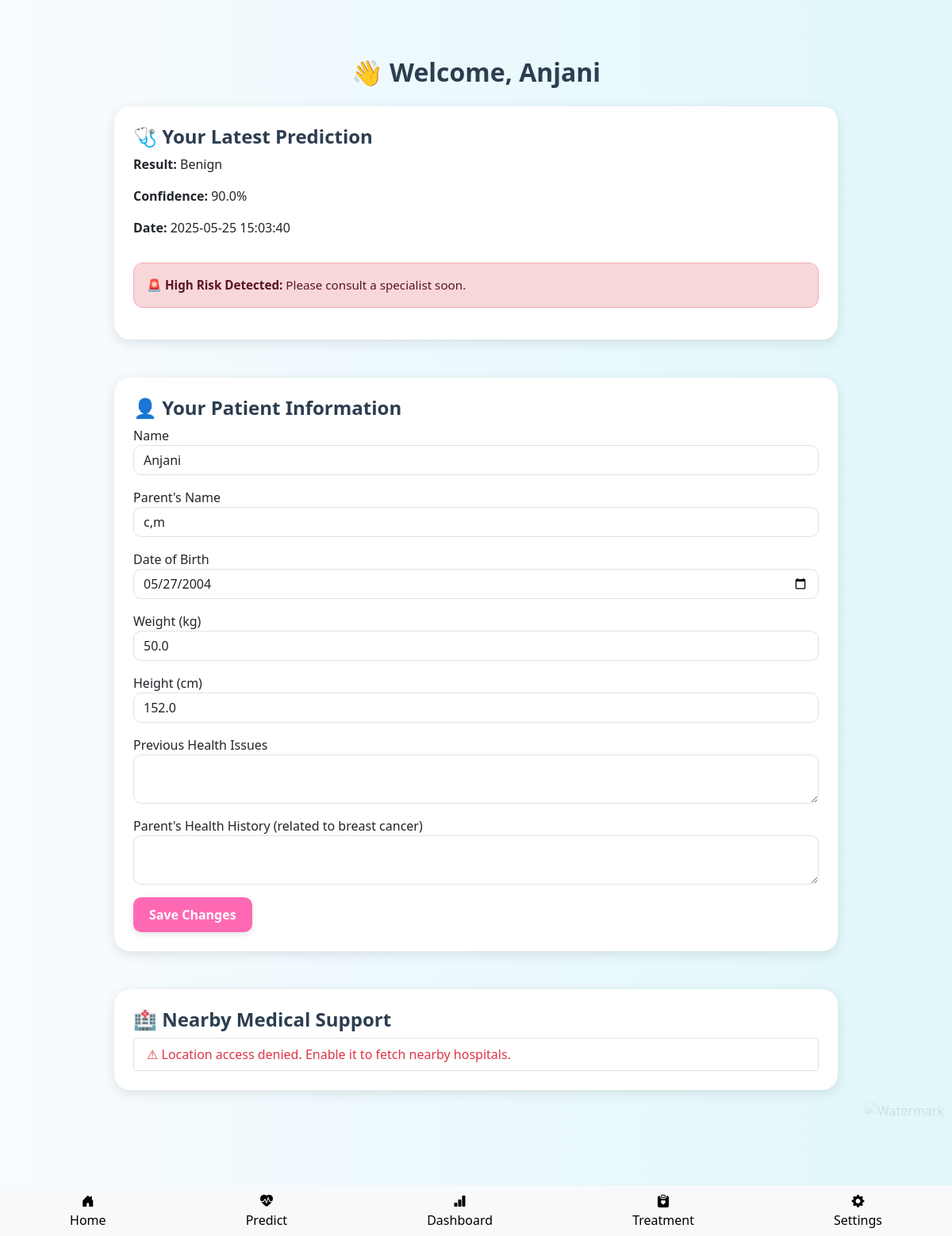
Page /edit-info (signed in) on the committed database.
### tables this page shows
CREATE TABLE patient_info (
            user_id INTEGER PRIMARY KEY,
            name TEXT,
            parent_name TEXT,
            dob TEXT,
            weight REAL,
            height REAL,
            previous_health_issues TEXT,
            parent_health_issues TEXT
            );

CREATE TABLE predictions (
                id INTEGER PRIMARY KEY AUTOINCREMENT,
                user_id INTEGER,
                features TEXT,
                prediction TEXT,
                confidence REAL,
                timestamp DATETIME DEFAULT CURRENT_TIMESTAMP, created_at TIMESTAMP,
                FOREIGN KEY(user_id) REFERENCES users(id)
            );

### app.py (the view)
@app.route('/edit-info')
@login_required
def edit_info():
    db = get_db()
    user_id = current_user.id
    patient = db.execute("SELECT * FROM patient_info WHERE user_id = ?", (user_id,)).fetchone()
    max_date = date.today().isoformat()
    last_prediction = db.execute(
        "SELECT * FROM predictions WHERE user_id = ? ORDER BY timestamp DESC LIMIT 1",
        (user_id,)
    ).fetchone()
    health_status = None
    if last_prediction:
        health_status = 'High' if float(last_prediction['confidence']) >= 70 else 'Low'
    return render_template(
        'home.html',
        patient=patient,
        edit_data=patient,
        max_date=max_date,
        user_data=current_user,
        last_prediction=last_prediction,
        health_status=health_status
    )

### app.py (called while the page is built)
def get_db():
    db_path = os.path.join(os.path.dirname(__file__), 'database.db')
    db = sqlite3.connect(db_path)
    db.row_factory = sqlite3.Row
    return db

@login_manager.user_loader
def load_user(user_id):
    db = get_db()
    user_data = db.execute("SELECT * FROM users WHERE id = ?", (user_id,)).fetchone()
    if user_data:
        return User(id=user_data['id'], username=user_data['username'], email=user_data['email'])
    return None

@app.before_request
def load_logged_in_user():
    if not current_user.is_authenticated:
        g.current_user = type('AnonymousUser', (), {'is_authenticated': False})()
    else:
        user_id = current_user.id
        db = get_db()
        user = db.execute("SELECT * FROM users WHERE id = ?", (user_id,)).fetchone()
        g.current_user = type('User', (), {
            'id': user['id'],
            'username': user['username'],
            'email': user['email'],
            'is_authenticated': True
        })()
        session['darkmode'] = user['darkmode']
        session['notifications'] = user['notifications']

@app.context_processor
def inject_user():
    return dict(current_user=g.current_user)

### templates/home.html (shortened to what this page needs)
{% extends "base.html" %}
{% block content %}
<div class="container mt-5">
    <h2 class="mb-4 text-center">👋 Welcome, {{ patient.name if patient else user_data.name }}</h2>
    {% if last_prediction %}
<div class="card mt-4 p-4">
    <h4>🩺 Your Latest Prediction</h4>
    <p><strong>Result:</strong> {{ last_prediction.prediction }}</p>
    <p><strong>Confidence:</strong> {{ last_prediction.confidence }}%</p>
    <p><strong>Date:</strong> {{ last_prediction.timestamp }}</p>
    {% if health_status == 'High' %}
        <div class="alert alert-danger mt-3">
            🚨 <strong>High Risk Detected:</strong> Please consult a specialist soon.
        </div>
    {% else %}
        <div class="alert alert-success mt-3">
            ✅ <strong>Low Risk:</strong> Great job! Keep up with regular checkups.
        </div>
    {% endif %}
</div>
{% endif %}
    <div class="card mt-5 p-4">
        <h4>👤 Your Patient Information</h4>
        {% if edit_data %}
            <form method="POST" action="{{ url_for('submit_info') }}">
                <div class="mb-3">
                    <label>Name</label>
                    <input type="text" name="name" class="form-control" value="{{ edit_data.name }}" required>
                </div>
                <div class="mb-3">
                    <label>Parent's Name</label>
                    <input type="text" name="parent_name" class="form-control" value="{{ edit_data.parent_name }}" required>
                </div>
                <div class="mb-3">
                    <label>Date of Birth</label>
                    <input type="date" name="dob" class="form-control" value="{{ edit_data.dob }}" required max="{{ max_date }}">
                </div>
                <div class="mb-3">
                    <label>Weight (kg)</label>
                    <input type="number" name="weight" class="form-control" step="0.1" value="{{ edit_data.weight }}" required>
                </div>
                <div class="mb-3">
                    <label>Height (cm)</label>
                    <input type="number" name="height" class="form-control" step="0.1" value="{{ edit_data.height }}" required>
                </div>
                <div class="mb-3">
                    <label>Previous Health Issues</label>
                    <textarea name="previous_health_issues" class="form-control">{{ edit_data.previous_health_issues }}</textarea>
                </div>
                <div class="mb-3">
                    <label>Parent's Health History (related to breast cancer)</label>
                    <textarea name="parent_health_issues" class="form-control">{{ edit_data.parent_health_issues }}</textarea>
                </div>
                <button type="submit" class="btn btn-pink">Save Changes</button>
            </form>
        {% endif %}
    </div>
    <div class="card mt-5 p-4">
        <h4>🏥 Nearby Medical Support</h4>
        <ul id="hospital-list" class="list-group">
        </ul>
    </div>
</div>
{% endblock %}

### templates/base.html (style rules this page uses)
.light-mode { background-color: #e3f2fd; color: #212529; }
.card { background-color: #ffffff; border-color: #ddd; color: #212529; }
.card h2, .card-title, .card p, .dark-mode .card h2, .dark-mode .card-title, .dark-mode .card p { color: inherit; }
.btn-pink { background-color: #e91e63; color: white; }

### templates/home.html (style rules this page uses)
body { background: linear-gradient(to right, #f8fbff, #e0f7fa); font-family: 'Segoe UI', Tahoma, Geneva, Verdana, sans-serif; }
.container { max-width: 960px; margin: auto; padding-bottom: 60px; }
.card { border-radius: 20px; border: none; background: white; transition: all 0.3s ease; box-shadow: 0 4px 15px rgba(0,0,0,0.1); }
.btn-pink { background-color: #ff69b4; color: white; border: none; font-weight: 600; padding: 10px 20px; border-radius: 10px; box-shadow: 0 3px 8px rgba(0, 0, 0, 0.1); }
h2, h4 { color: #2c3e50; font-weight: 700; }
.alert { border-radius: 12px; font-size: 0.95rem; }
.form-control { border-radius: 10px; }

### rows in the picture
patient_info: name "Anjani", parent_name "c,m", dob "05/27/2004", weight "50.0", height "152.0"
predictions: prediction "Benign", confidence "90.0", timestamp "2025-05-25 15:03:40"
